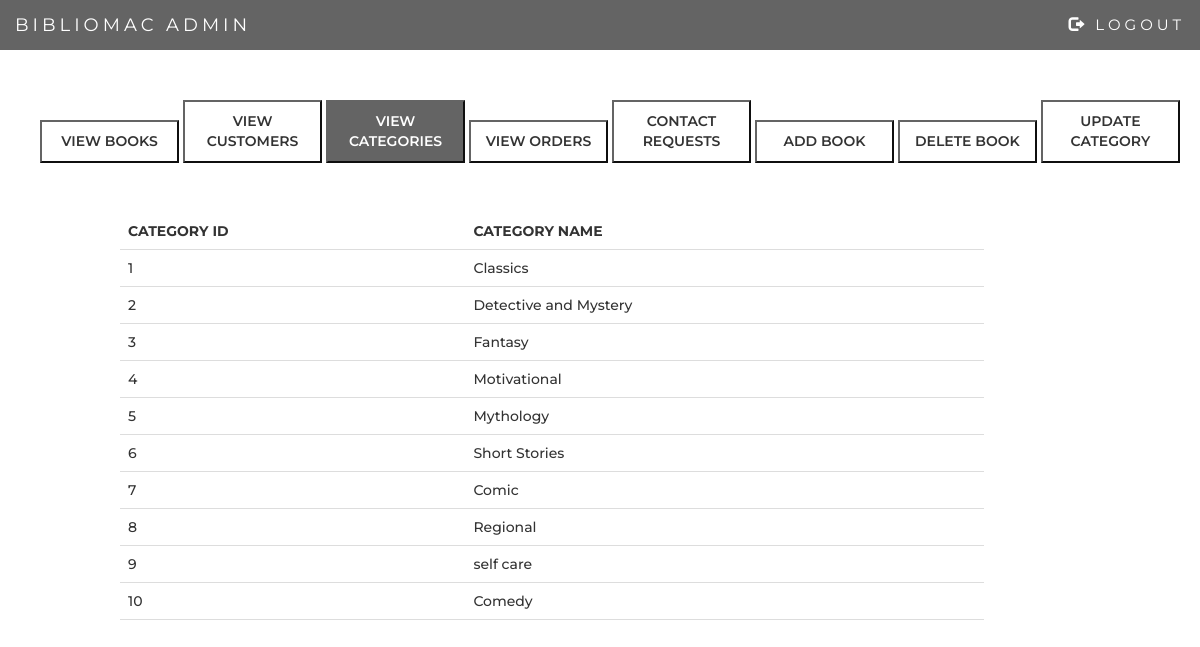
/viewcatg.php, run on the app's committed database.
### tables this page shows
CREATE TABLE IF NOT EXISTS `category` (
  `cat_id` int(11) NOT NULL AUTO_INCREMENT,
  `cat_name` varchar(50) NOT NULL,
  PRIMARY KEY (`cat_id`)
);

### viewcatg.php (the view, shortened to what this page needs)
<!DOCTYPE html>
<html lang="en">
  <head>
    <link rel="stylesheet" href="https://maxcdn.bootstrapcdn.com/bootstrap/3.4.1/css/bootstrap.min.css" />
  </head>
  <body>
    <nav class="navbar navbar-inverse">
      <div class="container-fluid">
        <div class="navbar-header">
          <a class="navbar-brand" style="color: #fff">BIBLIOMAC ADMIN</a>
        </div>
          <ul class="nav navbar-nav navbar-right">
            <li>
              <a href="logout.php" style="color: #fff" ><span class="glyphicon glyphicon-log-out"></span> LOGOUT</a>
            </li>
          </ul>
        </div>
    </nav>
 <div class="content">
 <ul style="list-style-type:none;margin-top: 2%;">
    <li style="display:inline"><button onclick="location.href='viewbook.php'" >VIEW BOOKS</button></li>
    <li style="display:inline"><button  onclick="location.href='viewcust.php'" >VIEW CUSTOMERS</button></li>
    <li style="display:inline"><button onclick="location.href='viewcatg.php'" style="color: white;
  background-color: #646464;">VIEW CATEGORIES</button></li>
    <li style="display:inline"><button onclick="location.href='vieworder.php'">VIEW ORDERS</button> </li>
    <li style="display:inline"><button  onclick="location.href='feedback.php'">CONTACT REQUESTS</button></li>
    <li style="display:inline"><button onclick="location.href='addbooks.php'">ADD BOOK</button></li>
    <li style="display:inline"><button onclick="location.href='delete.php'">DELETE BOOK</button></li>
    <li style="display:inline"><button onclick="location.href='updatecategory.php'">UPDATE CATEGORY</button></li>
</ul>
<br><br>
    <div style="padding-left:10%">
    <?php
   $mysqli= new mysqli("localhost","root","","ebook_shop");
   if ($result= mysqli_query($mysqli,"SELECT cat_id,cat_name FROM category ORDER BY cat_id")){
    echo "<table>";
    echo "<tr>";
    echo "<th>"; echo "CATEGORY ID";echo "</th>";
    echo "<th>"; echo "CATEGORY NAME";echo "</th>";
    echo "</tr>";
     while($row=mysqli_fetch_array($result))
     {
      echo "<tr>";
      echo "<td>"; echo $row["cat_id"];echo "</td>";
      echo "<td>"; echo $row["cat_name"];echo "</td>";
      echo "</tr>";
     }
     echo "</table>";
   }
   ?>
   </div>
</div>
  </body>
</html>

### admin_dashboard_css.css (style rules this page uses)
.content { font-family: Montserrat, sans-serif; font-weight: 500; }
.navbar { margin-bottom: 50px; border-radius: 0; background-color: #646464; z-index: 9999; border: 0; font-size: 15px !important; line-height: 1.42857143 !important; letter-spacing: 4px; border-radius: 0; font-family: Montserrat, sans-serif; }
.content li { margin-top: 1.5%; }
button { margin-top: 0%; }
button { padding: 0.8%; width: 12%; background-color: white; text-align: center; border-color: #646464; font-weight: 600; font-family: Montserrat, sans-serif; }
table { border-collapse: collapse; width: 80%; }
th, td { padding: 8px; text-align: left; border-bottom: 1px solid #ddd; }

### viewcatg.php (style rules this page uses)
table { border-collapse: collapse; width: 80%; }
th, td { padding: 8px; text-align: left; border-bottom: 1px solid #ddd; }

### data on the page
category: cat_id "1", cat_name "Classics"
category: cat_id "2", cat_name "Detective and Mystery"
category: cat_id "3", cat_name "Fantasy"
category: cat_id "4", cat_name "Motivational"
category: cat_id "5", cat_name "Mythology"
category: cat_id "6", cat_name "Short Stories"
category: cat_id "7", cat_name "Comic"
category: cat_id "8", cat_name "Regional"
category: cat_id "9", cat_name "self care"
category: cat_id "10", cat_name "Comedy"
